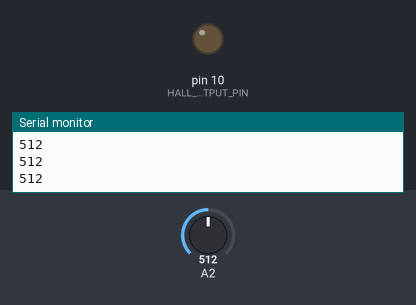
A sketch run on a simulated Arduino Uno, built with avr-gcc and run on an emulated ATmega328P. Shown: output pins drawn as LEDs (lit = HIGH), the last lines printed to the serial monitor. Inputs (shaded band) come from the test bench; at power-on: A2 = 512.

Above: at 1.2 s.
1.3 s: A2 set to 532
2.8 s: A2 set to 556
At 4.0 s:
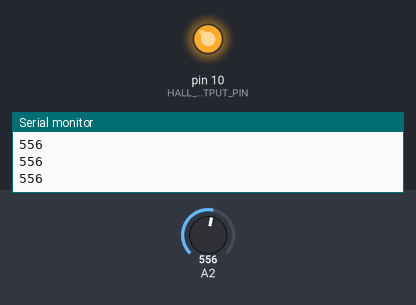
4.3 s: A2 set to 511
At 5.4 s:
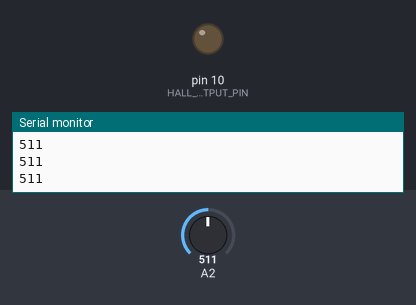
5.8 s: A2 set to 485
At 6.7 s:
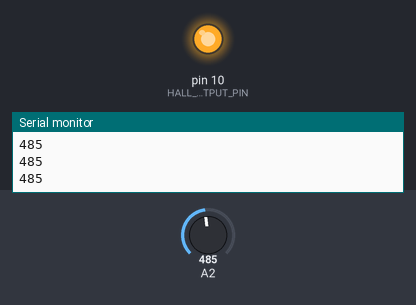
Timing chart, 0 to 8.3 s (numbered marks = the images above; inputs shaded):
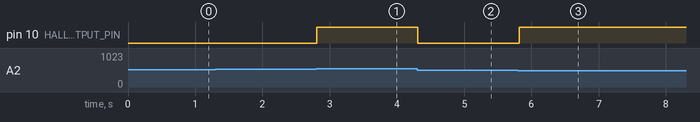

The sketch:

hall_effect_sensor.ino
```cpp
#define hall_sensor 2

int threshold = 20;
int noMag = 522;
const int HALL_OUTPUT_PIN = 10;

void setup() {
  Serial.begin(9600);
  pinMode(A2, INPUT);
  pinMode(HALL_OUTPUT_PIN, OUTPUT);
}

void loop() {
  int val = analogRead(A2);
  Serial.println(val);
  if(val < noMag - threshold || val > noMag + threshold){
    digitalWrite(HALL_OUTPUT_PIN, HIGH);
  } else {
    digitalWrite(HALL_OUTPUT_PIN, LOW);
  }
  delay(100);
}
```

Measured:
- the behaviour switches between 542 and 543 on A2 (found by bisection; images 0 and 1)
- the behaviour switches between 502 and 501 on A2 (found by bisection; images 2 and 3)
- after the input at 2.8 s, pin 10 (HALL_OUTPUT_PIN): LOW → HIGH at once
- after the input at 4.3 s, pin 10 (HALL_OUTPUT_PIN): HIGH → LOW at once
- after the input at 5.8 s, pin 10 (HALL_OUTPUT_PIN): LOW → HIGH at once
